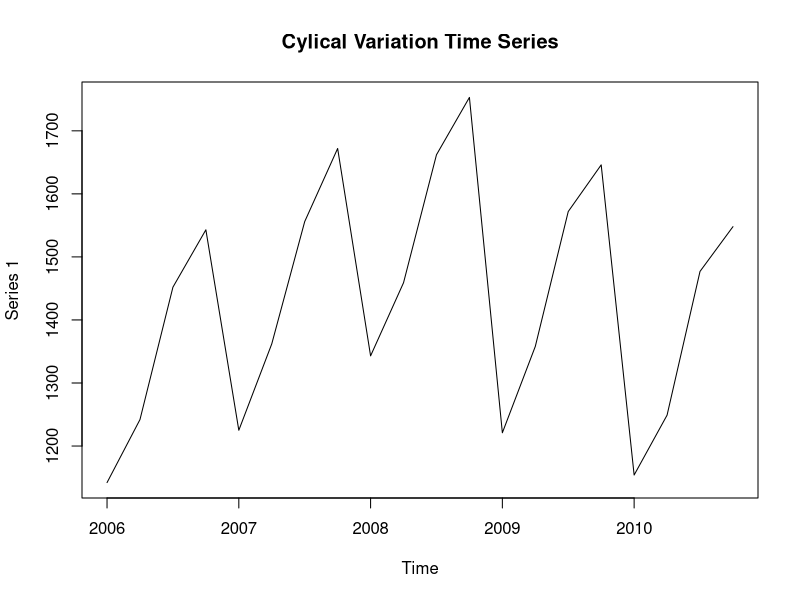

R code for this plot:
##########################################################################################################################################

#(주의) ->  순차적으로 코드를 실행하는 것을 권함!

#에러 발생 시 github Time_Series_Analysis/R_Time_Series_Data_Analysis 경로에 issue를 남기면 확인

##########################################################################################################################################


### 시계열 데이터의 자료 형태.

## 순환변동 시계열(Cyclical Variation Time Series)

# 1년 이상의 장기적 시간에서 반복적인 형태를 보여주는 시계열.

# 일반적으로 1년 이하의 단기적 반복적 형태는 계절변동으로, 1년 이상의 장기적 반복적인 형태는 순환변동으로 구분.

# 이러한 순환변동 시계열에 대표적인 사례는, 경제학에서 경제순환(Business cycle)으로 불리는 시계열.

# 시계열 자료에서 순환변동을 파악하기 위해서는 장기적인 분석대상의 시계열 자료구축이 필요하며, 장기적 시계열 자료이기 때문에 순환변동
# 만 나타나는 것이 아니라 추세변동 등과 함께 나타나기 때문에 이에 대한 세심한 주의가 요구.




.libPaths("C://Users//yjang//R")    # 저장 디렉토리 및 lib 경로 설정.


dd5 = matrix(c(1142, 1242, 1452, 1543,   1225, 1362, 1556, 1672,
               1343, 1459, 1662, 1753,   1221, 1358, 1572, 1646,
               1154, 1249, 1477, 1548))

dd5.ts = ts(data=dd5, start=c(2006,1), frequency = 4)
dd5.ts

plot(dd5.ts, main = "Cylical Variation Time Series")


graphics.off()                    # 그래프 지워주는 함수.

############################################################결과값(print)#################################################################

# # > dd5.ts = ts(data=dd5, start=c(2006,1), frequency = 4)
# > dd5.ts
# Qtr1 Qtr2 Qtr3 Qtr4
# 2006 1142 1242 1452 1543
# 2007 1225 1362 1556 1672
# 2008 1343 1459 1662 1753
# 2009 1221 1358 1572 1646
# 2010 1154 1249 1477 1548
# > 
#   > plot(dd5.ts, main = "Cylical Variation Time Series")

##########################################################################################################################################
